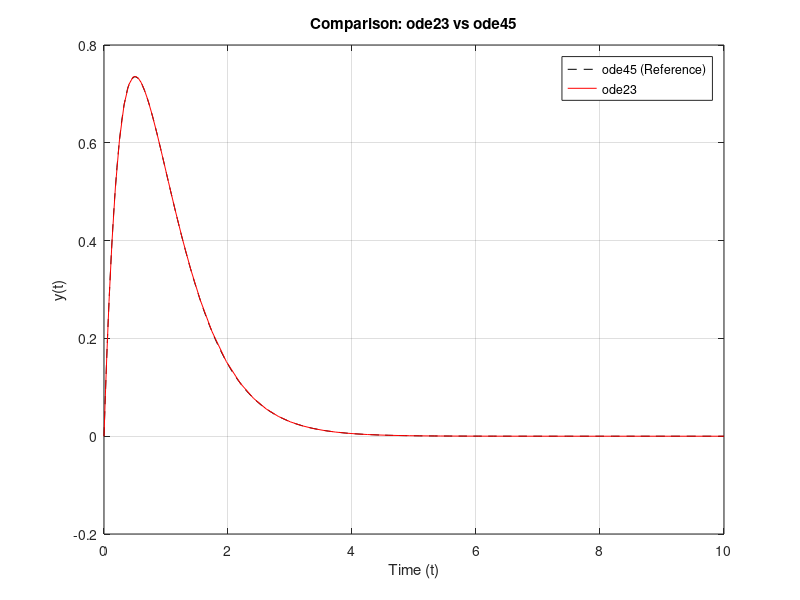

Recreate this plot in MATLAB.
% Define time span and parameters
tspan = [0 10];
alpha = 2;
y0 = [0; alpha^2];

% Define the system
odeFunc = @(t, Y) [Y(2); -2*alpha*Y(2) - alpha^2*Y(1)];

% Reference solution with ode45
[t_ref, Y_ref] = ode45(odeFunc, tspan, y0);
y_ref_interp = @(tq) interp1(t_ref, Y_ref(:,1), tq);  % For comparison

% Solve with another solver (example: ode23)
[t, Y] = ode23(odeFunc, tspan, y0);

% Interpolate reference solution at ode23 time points
y_ref_at_t = y_ref_interp(t);

% Compute RMSE
rmse = sqrt(mean((Y(:,1) - y_ref_at_t).^2));

% Display RMSE
fprintf('RMSE between ode23 and ode45: %.6f\n', rmse);

% Plot
figure;
plot(t_ref, Y_ref(:,1), 'k--', 'DisplayName', 'ode45 (Reference)');
hold on;
plot(t, Y(:,1), 'r', 'DisplayName', 'ode23');
legend;
xlabel('Time (t)');
ylabel('y(t)');
title('Comparison: ode23 vs ode45');
grid on;
